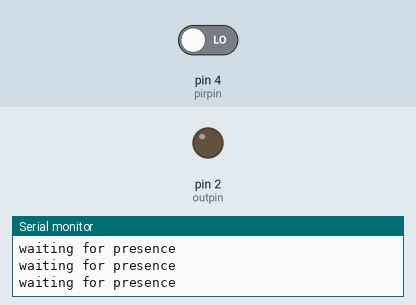
Simulated run of this sketch. Board: Arduino Uno, built with avr-gcc and run on an emulated ATmega328P. On the bench: output pins drawn as LEDs (lit = HIGH), the last lines printed to the serial monitor. The inputs (shaded band) are chosen by the test bench; at power-on: pin 4 (pirpin) LOW.

Above: at 1.2 s.
1.3 s: pin 4 (pirpin) driven HIGH
At 1.6 s:
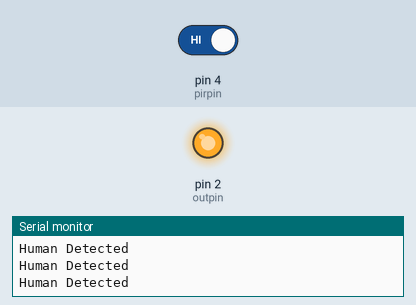
2.8 s: pin 4 (pirpin) driven LOW
At 4.0 s:
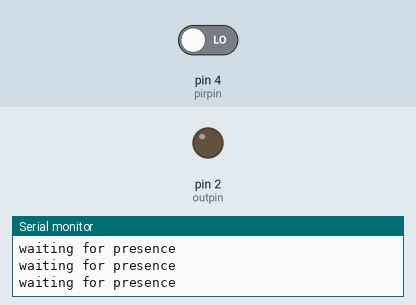
Timing chart, 0 to 5.8 s (numbered marks = the images above; inputs shaded):
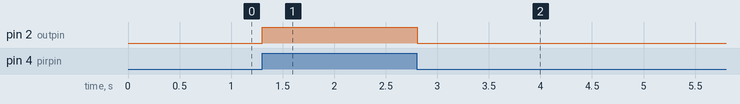

The sketch:

PIR.ino
```cpp
int pirpin=4;
int outpin=2;
void setup() {
  // put your setup code here, to run once:
pinMode(2,OUTPUT);
pinMode(3,INPUT);
Serial.begin(115200);
}

void loop() {
  // put your main code here, to run repeatedly:
  if((digitalRead(pirpin))==HIGH)
  {
  digitalWrite(2,HIGH);
  Serial.println("Human Detected");
  delay(100);
  }
  else
  {
   digitalWrite(2,LOW);
   delay(100);
   Serial.println("waiting for presence");
  }


}
```

Measured:
- after the input at 1.3 s, pin 2 (outpin): LOW → HIGH at once
- after the input at 2.8 s, pin 2 (outpin): HIGH → LOW at once
